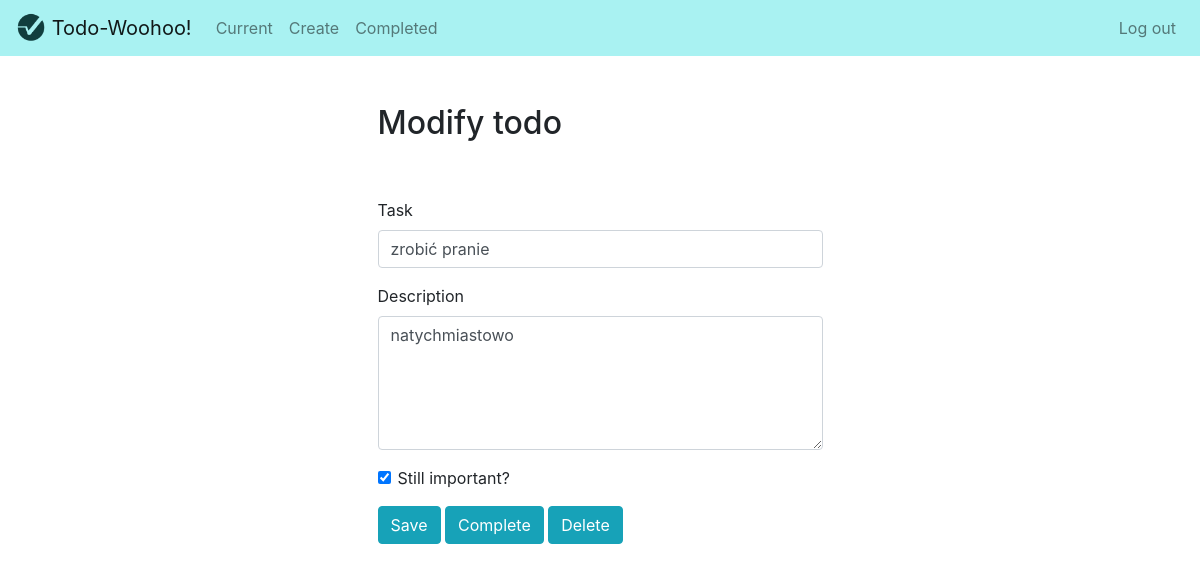
Page /todo/18 (signed in) on the committed database.
### todo_app/models.py (models this page shows, shortened)
class ToDo(models.Model):
    task = models.CharField(max_length=50)
    description = models.TextField(blank=True)
    creationtime = models.DateTimeField(auto_now_add=True)
    completiontime = models.DateTimeField(null=True, blank=True)
    important = models.BooleanField(default=False)
    user = models.ForeignKey(User, on_delete=models.CASCADE)

### todo_app/views.py (the view)
# urls.py: path('todo/<int:todo_pk>', views.viewtodo, name="viewtodo"),
@login_required
def viewtodo(request, todo_pk):
    todo = get_object_or_404(ToDo, pk=todo_pk, user=request.user)
    if request.method == "GET":
        form = ToDoForm(instance=todo)
        return render(request, 'todo_app/viewtodo.html', {'todo':todo, 'form':form})
    else:
        form = ToDoForm(request.POST, instance=todo)
        form.save()
        return redirect('currenttodos')

### todo_app/forms.py
class ToDoForm(ModelForm):
    class Meta:
        model = ToDo
        fields = ['task', 'description', 'important']

### todo_app/templates/todo_app/viewtodo.html (shortened to what this page needs)
{% extends 'todo_app/base.html' %}
{% block content %}
<div class="row justify-content-center mt-5">
    <div class="col-md-5">
        <h2>Modify todo</h2>
    </div>
</div>
<div class="row justify-content-center mt-5">
      <div class="col-md-5">
            <form method="POST">
                <div class="form-group">
                    <label for="title">Task</label>
                    <input type="text" name="task" class="form-control" id="task" value="{{ todo.task }}" required>
                </div>
                <div class="form-group">
                    <label for="memo">Description</label>
                    <textarea name="description" rows="5" class="form-control" id="description" >{{ todo.description }}</textarea>
                </div>
                <div class="form-group form-check">
                    <input type="checkbox" name="important" class="form-check-input" id="important" {% if todo.important %}checked{% endif %}>
                    <label class="form-check-label" for="important">Still important?</label>
                </div>
              <button type="submit" class="btn btn-info">Save</button>
              <button type="button" class="btn btn-info" onclick="$('#complete').click()">Complete</button>
              <button type="button" class="btn btn-info" onclick="$('#delete').click()">Delete</button>
            </form>
      </div>
</div>
{% endblock %}

### rows in the picture
ToDo: task "zrobić pranie", description "natychmiastowo", important "☑"
